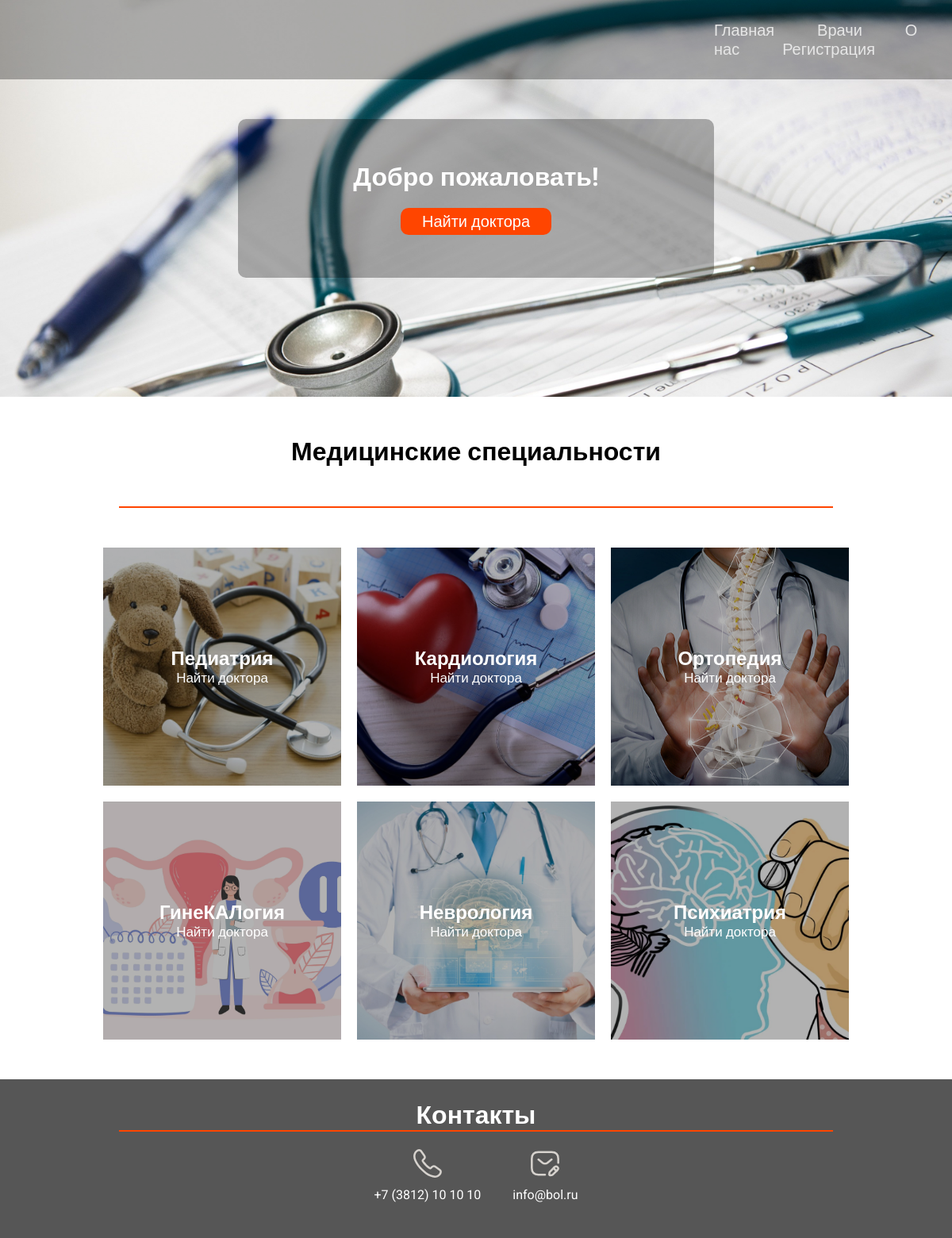
The page / on the database its author committed.
### tables this page shows
CREATE TABLE `specialties` (
  `id` int NOT NULL,
  `name` varchar(255) NOT NULL,
  `img` varchar(255) NOT NULL
);

### index.php (the view, shortened to what this page needs)
<?php
include "components/header.php";
?>
<main>
<div class="board">
    <div class="find">
        <h1>Добро пожаловать!</h1>
        <a href="doctors.php">Найти доктора</a>
    </div>
</div>
<h1>Медицинские специальности</h1>
<div class="line"></div>
<div class="specialties">
    <?php
    $specialties = $core->query("SELECT * FROM `specialties`");
    while($specialt = $specialties->fetch_assoc()){
        ?>
            <form action="components/user/filter.php" name="filter" method="post" class="specialt" style="background-image: url(/img/specialties/<?= $specialt['img']?>)">
                <div class="spec">
                    <p><?= $specialt['name']?></p>
                    <button name="search">Найти доктора</button>
                </div>
            </form>
        <?php
    }
    ?>
</div>
</main>
<?php
include "components/footer.php";
?>

### components/header.php (shortened to what this page needs)
<!DOCTYPE html>
<html lang="en">
<head>
    <link rel="stylesheet" href="/css/index.css">
</head>
<body>
<header>
    <div class="buttons">
        <a href="/index.php">Главная</a>
        <a href="/doctors.php">Врачи</a>
        <a href="/about.php">О нас</a>
        <?php
        if(!isset($_SESSION['user'])){
            ?>
                <button onclick="openModal1()">Регистрация</button>
            <?php
        } else { ?>
                <a href="/logout.php">user</a>
        <?php }
        ?>
    </div>
</header>

### components/footer.php (shortened to what this page needs)
<footer>
    <h1>Контакты</h1>
    <div class="line"></div>
    <div class="link">
        <div class="phone">
            <img src="/img/icons/call.svg">
            <p>+7 (3812) 10 10 10</p>
        </div>
        <div class="mail">
            <img src="/img/icons/sms-edit.svg">
            <p>info@bol.ru</p>
        </div>
    </div>
</footer>
</body>
</html>

### css/index.css (style rules this page uses)
* { padding: 0; margin: 0; font-family: 'Roboto', sans-serif; }
main { display: flex; justify-content: center; align-items: center; flex-direction: column; gap: 50px; }
header { width: 100%; height: 100px; background-color: rgba(0, 0, 0, 0.3); display: flex; justify-content: center; align-items: center; gap: 900px; position: fixed; z-index: 1; }
header a { color: #e6e6e6; font-size: 20px; font-weight: 500; text-decoration: none; margin-right: 50px; }
header button { color: #e6e6e6; font-size: 20px; font-weight: 500; text-decoration: none; margin-right: 50px; background-color: rgba(0, 0, 0, 0); border: none; }
.board { width: 100%; height: 500px; background: url('/img/2.jpg'); background-size: 100% auto; display: flex; justify-content: center; align-items: center; }
.find { height: 200px; width: 600px; background-color: rgba(0, 0, 0, 0.3); border-radius: 10px; color: #fff; display: flex; flex-direction: column; align-items: center; justify-content: center; }
.find a { margin-top: 20px; font-size: 20px; text-decoration: none; color: #fff; width: 180px; padding: 5px; border-radius: 10px; background-color: orangered; text-align: center; }
.specialties { display: flex; flex-direction: row; flex-wrap: wrap; width: 960px; height: auto; gap: 20px; justify-content: center; align-items: center; }
.specialt { width: 300px; height: 300px; background-size: auto 100%; background-position: center; color: #fff; font-size: 24px; font-weight: 700; overflow: hidden; }
.spec { background-color: rgba(0, 0, 0, 0.3); width: 300px; height: 300px; display: flex; flex-direction: column; justify-content: center; align-items: center; transition: 0.3s ease-in-out; }
.specialt button { background-color: rgba(0, 0, 0, 0); border: none; color: #fff; font-size: 17px; font-weight: 500; text-decoration: none; }
.line { background-color: orangered; width: 900px; height: 2px; }
footer { margin-top: 50px; width: 100%; height: 200px; display: flex; flex-direction: column; justify-content: center; align-items: center; background-color: #565656; color: #fff; }
footer .link { display: flex; justify-content: center; gap: 40px; padding: 20px; }
footer .link div { display: flex; flex-direction: column; justify-content: center; align-items: center; gap: 10px; }
footer .link img { height: 40px; width: auto; filter: invert(100%); }

### rows shown on the page
specialties: img (picture), name "Педиатрия"
specialties: img (picture), name "Кардиология"
specialties: img (picture), name "Ортопедия"
specialties: img (picture), name "ГинеКАЛогия"
specialties: img (picture), name "Неврология"
specialties: img (picture), name "Психиатрия"
